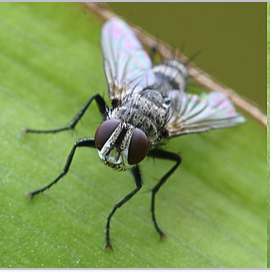
#> input picture Focusing/stack_1.png, 270 x 272 px; its folder holds 2 pictures in this run
$ python focusStacker.py
#> lines starting #> are read from the running program, lines starting #| are printed output that depends on the picture
import cv2 as cv
import numpy as np
import os

def alignImages(images):

    alignedImages = list()
    detector = cv.SIFT_create()

    # Appened reference image, detect and compute descriptors
    alignedImages.append(images[0])
    ref_grey = cv.cvtColor(images[0], cv.COLOR_BGR2GRAY)
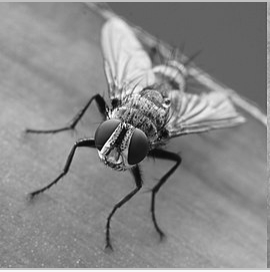
#> ref_grey: shape (272, 270); min 2, max 254, mean 137.3
    ref_kp, ref_desc = detector.detectAndCompute(ref_grey, None)
#> ref_kp = 345 keypoints; strongest (x, y, size): (115, 103, 5.7), (164, 105, 2.2), (119, 162, 2.1), (167, 102, 2.8)

    # Go through the other images, aligning each one using feature matching
    for i in range(1, len(images)):

        kpi, kpi_desc = detector.detectAndCompute(images[i], None)

        bf = cv.BFMatcher()
        # Match & ratio test
        matches = bf.knnMatch(kpi_desc, ref_desc, k=2)
        good_images = list()
        for m,n in matches:
            if m.distance < 0.75 * n.distance:
                good_images.append(m)

        matches = good_images

        # Find Homography
        points1 = np.zeros((len(matches), 1, 2), dtype=np.float32)
        points2 = np.zeros((len(matches), 1, 2), dtype=np.float32)


        for j in range(len(matches)):
            points2[j] = ref_kp[matches[j].trainIdx].pt
            points1[j] = kpi[matches[j].queryIdx].pt

        hom, mask = cv.findHomography(points1, points2, cv.RANSAC, ransacReprojThreshold=2.0)

        result = cv.warpPerspective(images[i], hom, (images[i].shape[1], images[i].shape[0]), flags=cv.INTER_LINEAR)

        alignedImages.append(result)

        cv.imwrite("aligned{}.png".format(i), result)
#> this loop made 1 pass
#> pass 1, in alignImages, `result = cv.warpPerspective(images[i], hom, (images[i].shape[1], image..`:
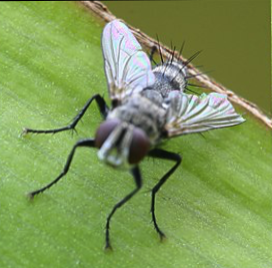
#> result: shape (268, 272, 3); mean of channels 0, 1, 2 87.9, 152.2, 127.7; drawn as B, G, R
#> after the loop, alignedImages = 2 items

    return alignedImages

# Find Laplacian gradient to find the in-focus parts of the image
def laplace(image):
    bs = 5
    ks = 5
    return cv.Laplacian(cv.GaussianBlur(image, (bs, bs), 0), cv.CV_64F, ksize=ks)


def stack_focuses(images):
    images = alignImages(images)
#> images = 2 items

    laplacians = list()

    for image in images:
        greyed = cv.cvtColor(image, cv.COLOR_BGR2GRAY)
        laplacians.append(laplace(greyed))
#> this loop made 2 passes
#> (bs in laplace, ks in laplace) on passes 1 to 2: (5, 5), (5, 5)
#> pass 2, in stack_focuses, `greyed = cv.cvtColor(image, cv.COLOR_BGR2GRAY)`:
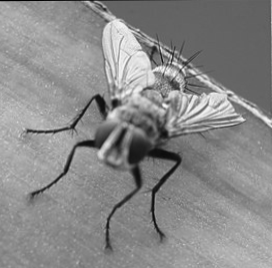
#> greyed: shape (268, 272); min 0, max 251, mean 137.5
#> after the loop, laplacians = 2 items

#> (the run stopped early here; a loop or call above may not have finished)
